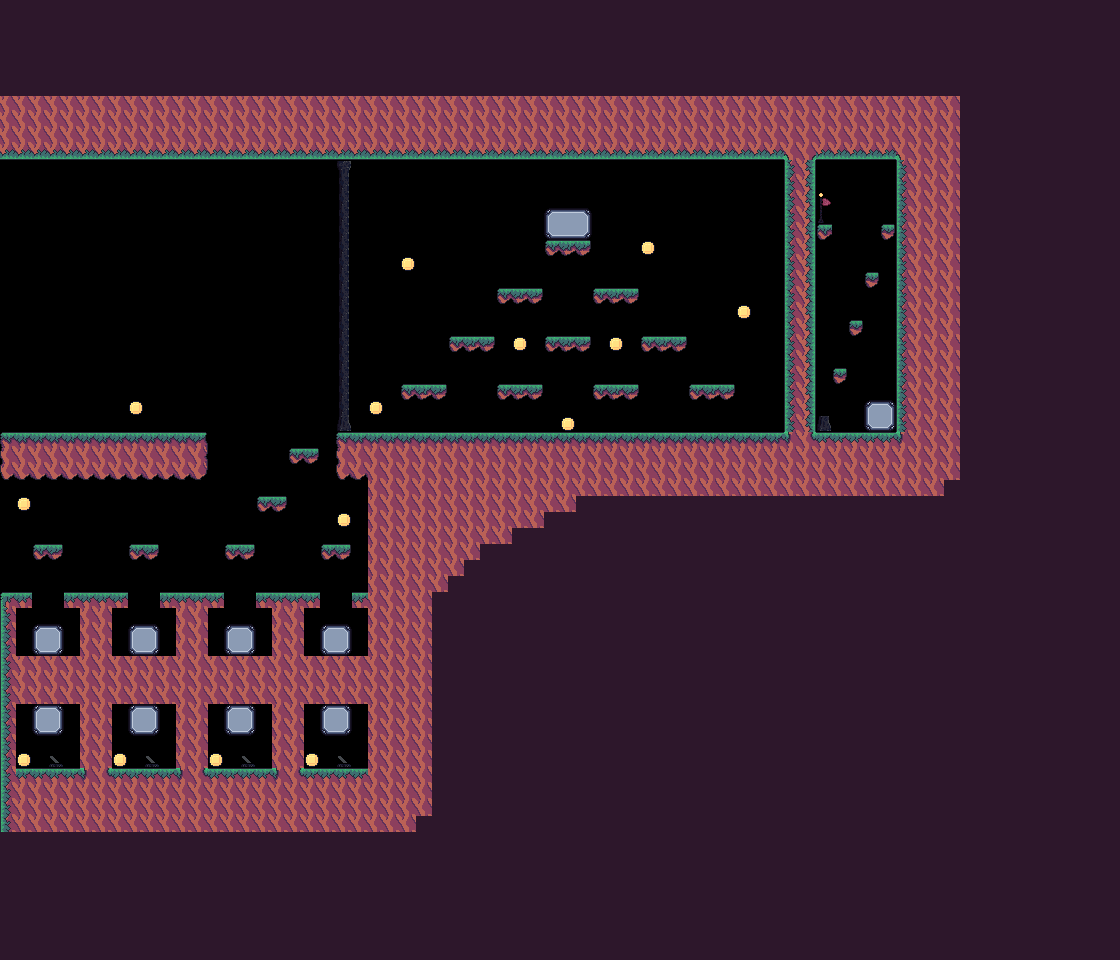

Tiled map render using the project's own tile images. Description and the map definition, with tile-layer contents summarised, below:
An orthogonal 70x60 tile map with 16x16 px tiles, 1 tile layer (Ground) and 101 objects (3x 0, 52, 51, 57, 60, ...).

<map version="1.9" tiledversion="1.9.2" orientation="orthogonal" renderorder="right-down" width="70" height="60" tilewidth="16" tileheight="16" infinite="0" nextlayerid="11" nextobjectid="108">
 <tileset firstgid="1" source="SpeezleTileSet.tsx" />
 <layer id="1" name="Ground" width="70" height="60">
  <data>[4200 cells, 3104 non-empty, 37 distinct tile ids]</data>
 </layer>
 <objectgroup id="2" name="Collidable">
  <object id="1" x="0" y="106.5" width="957.5" height="52.5" />
  <object id="2" x="784.75" y="159.5" width="30.25" height="273.25" />
  <object id="3" x="335.875" y="433.75" width="569.458" height="29.5833" />
  <object id="4" x="897" y="158.333" width="41.3333" height="276" />
  <object id="5" x="0.25" y="433.5" width="207" height="46.25" />
  <object id="6" x="289.5" y="450" width="29.25" height="12.25" />
  <object id="7" x="257.5" y="498.25" width="29.25" height="12.25" />
  <object id="8" x="321.75" y="546.25" width="29.25" height="12.25" />
  <object id="9" x="226" y="546" width="29.25" height="12.25" />
  <object id="10" x="129.25" y="546.5" width="29.25" height="12.25" />
  <object id="11" x="33.75" y="546.25" width="29.25" height="12.25" />
  <object id="12" x="0.125" y="594" width="15.5" height="208.25" />
  <object id="14" x="15.625" y="594" width="16.125" height="14.125" />
  <object id="15" x="64.125" y="593.875" width="63.75" height="14" />
  <object id="16" x="160" y="594.125" width="64.25" height="13.625" />
  <object id="17" x="256" y="594.25" width="63.75" height="13.875" />
  <object id="18" x="352" y="594" width="15.75" height="14" />
  <object id="20" x="15.5" y="769.375" width="354.833" height="30.9583" />
  <object id="21" x="15.375" y="656.625" width="353.5" height="47.375" />
  <object id="22" x="335.75" y="463.5" width="47.5" height="16.5" />
  <object id="23" x="368" y="480.25" width="26.25" height="327.75" />
  <object id="24" x="80" y="607.875" width="32.0625" height="164.563" />
  <object id="25" x="176" y="607.813" width="31.8182" height="165.278" />
  <object id="26" x="271.455" y="606.176" width="31.8182" height="165.278" />
  <object id="27" x="-19.3333" y="152.333" width="20.3333" height="448" />
  <object id="28" x="546.909" y="241.182" width="41.75" height="14.9091" />
  <object id="30" x="594.5" y="289.932" width="42.6591" height="14.9091" />
  <object id="31" x="643.227" y="337.682" width="41.3864" height="14.9091" />
  <object id="32" x="690.864" y="385.682" width="42.1137" height="14.9091" />
  <object id="33" x="594.568" y="385.932" width="42.8409" height="14.9091" />
  <object id="34" x="499.045" y="386.182" width="41.5682" height="14.9091" />
  <object id="35" x="402.454" y="386.182" width="43.2046" height="14.9091" />
  <object id="36" x="450.318" y="338.182" width="43.2046" height="14.9091" />
  <object id="37" x="546.75" y="338.182" width="42.6591" height="14.9091" />
  <object id="29" x="498.614" y="289.182" width="42.5909" height="14.9091" />
  <object id="38" x="815.75" y="416.75" width="15.75" height="15.5" />
  <object id="39" x="832.75" y="369.5" width="14.75" height="14.5" />
  <object id="40" x="849" y="321.25" width="14" height="13.75" />
  <object id="41" x="864.5" y="273.25" width="15" height="14.25" />
  <object id="42" x="880.5" y="226" width="15.25" height="13.75" />
  <object id="107" x="819" y="226.333" width="12.3333" height="12" />
 </objectgroup>
 <objectgroup id="3" name="Teleport">
  <object id="51" name="52" x="547.25" y="210" width="42" height="28" />
  <object id="52" name="51" x="865.818" y="401.091" width="27.8182" height="29.6364" />
  <object id="53" name="57" x="32.875" y="625.125" width="29.875" height="29.625" />
  <object id="54" name="60" x="128.625" y="624.75" width="30.25" height="30.25" />
  <object id="55" name="58" x="224.5" y="624.875" width="30.5" height="30.125" />
  <object id="56" name="59" x="321" y="624.625" width="30.25" height="30.5" />
  <object id="57" name="53" x="224.625" y="704.875" width="30.375" height="30.625" />
  <object id="58" name="55" x="320.625" y="704.625" width="30.5" height="30.375" />
  <object id="59" name="56" x="128.909" y="704.727" width="30.3636" height="30.8182" />
  <object id="60" name="54" x="32.5455" y="704.636" width="30.7273" height="31" />
 </objectgroup>
 <objectgroup id="6" name="Node">
  <object id="79" name="80,95" x="385.818" y="419.091" width="10.1818" height="10.1818" />
  <object id="80" name="79,81" x="403.863" y="372" width="9.81818" height="10" />
  <object id="81" name="80,82,95" x="435.273" y="371.818" width="8.54545" height="11.4545" />
  <object id="82" name="81,83" x="452.363" y="324.182" width="11.0909" height="10.7273" />
  <object id="83" name="82,84,87" x="482.591" y="324.681" width="8.54545" height="10.7273" />
  <object id="84" name="83,85,94" x="501.523" y="373.364" width="9.75" height="9.25" />
  <object id="85" name="84,86,96" x="529.955" y="372.318" width="7.5" height="11.25" />
  <object id="86" name="85,88,89" x="549.682" y="322.75" width="11.25" height="12" />
  <object id="87" name="83,88" x="500.5" y="276.75" width="11.25" height="10.25" />
  <object id="88" name="86,87,106" x="528.5" y="276.25" width="10.25" height="10.5" />
  <object id="89" name="86,90,92" x="576.5" y="323.705" width="10.5" height="11" />
  <object id="90" name="89,91,105" x="596.5" y="276.5" width="12" height="9.75" />
  <object id="91" name="90,103" x="623.5" y="275" width="11.75" height="11.25" />
  <object id="92" name="89,93,97" x="597.25" y="371.636" width="11" height="11.5" />
  <object id="93" name="92,98,103" x="623.886" y="371.705" width="10" height="11.25" />
  <object id="94" name="84,95,96" x="482.25" y="419.75" width="10.75" height="11.25" />
  <object id="95" name="79,81,94" x="451" y="420.5" width="10" height="10.25" />
  <object id="96" name="85,94,97" x="548" y="420" width="10.5" height="11.5" />
  <object id="97" name="92,96,98" x="578.5" y="419" width="10.25" height="12" />
  <object id="98" name="93,97,99" x="644" y="420.5" width="10.25" height="10.75" />
  <object id="99" name="98,100,102" x="675.409" y="419.25" width="8.75" height="11" />
  <object id="100" name="99,101,104" x="692.909" y="371.568" width="9.34091" height="10.75" />
  <object id="101" name="100,102" x="720.773" y="370.568" width="9.75" height="11.75" />
  <object id="102" name="99,101" x="738.75" y="420" width="9.5" height="11" />
  <object id="103" name="91,93,104" x="645.455" y="324" width="10.75" height="10.75" />
  <object id="104" name="100,103" x="675.25" y="326.727" width="7.97727" height="6.56818" />
  <object id="105" name="90,106" x="576.25" y="225.75" width="10.25" height="11.25" />
  <object id="106" name="88,105" x="548.5" y="226" width="11" height="11.75" />
 </objectgroup>
 <objectgroup id="8" name="Spawn">
  <object id="62" x="18.9091" y="416.909" width="26.7273" height="13.8182" />
 </objectgroup>
 <objectgroup id="7" name="End">
  <object id="61" name="Three" x="818" y="199" width="12.3333" height="23.3333" />
 </objectgroup>
 <objectgroup id="9" name="Coin">
  <object id="63" x="129.5" y="400.75" width="12.75" height="14.75" />
  <object id="64" x="17.5" y="496.75" width="12.75" height="14.75" />
  <object id="65" x="337.833" y="512.75" width="12.75" height="14.75" />
  <object id="66" x="17.5" y="752.75" width="12.75" height="14.75" />
  <object id="67" x="113.625" y="752.958" width="12.75" height="14.75" />
  <object id="68" x="209.625" y="753.292" width="12.75" height="14.75" />
  <object id="69" x="305.625" y="752.958" width="12.75" height="14.75" />
  <object id="70" x="401.928" y="256.625" width="12.75" height="14.75" />
  </objectgroup>
 <objectgroup id="5" name="Lever">
  <!-- 4 objects omitted --></objectgroup>
 <objectgroup color="#005500" id="10" name="Pathfinding">
  <!-- 1 objects omitted --></objectgroup>
 <objectgroup id="4" name="Door">
  <!-- 1 objects omitted --></objectgroup>
</map>
<!-- 12 of 101 objects omitted -->
